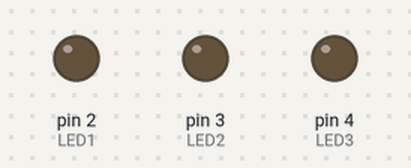
The sketch below on a simulated Arduino Uno, built with avr-gcc and run on an emulated ATmega328P. On the bench: output pins drawn as LEDs (lit = HIGH).

Above: at 3.0 s.
At 6.5 s:
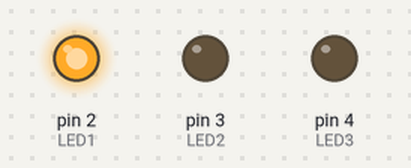
At 8.0 s:
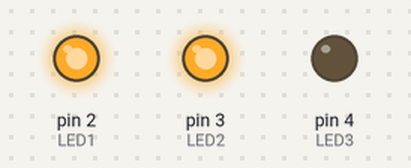
At 10.5 s:
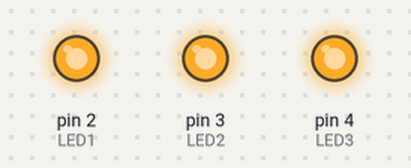
At 12.5 s:
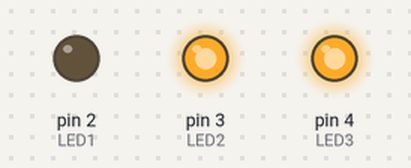
At 14.0 s:
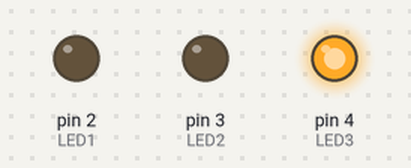
Timing chart, 0 to 15.6 s (numbered marks = the images above):
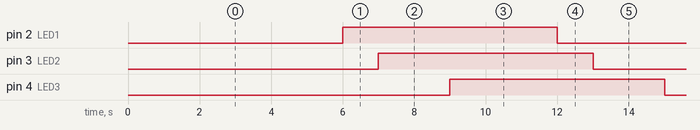

Measured:
- by itself, pin 2 (LED1), pin 3 (LED2), pin 4 (LED3): alternates HIGH for 6.0 s and LOW for 6.0 s
- by itself, everything shown: repeats every 12.0 s, in 6 steps

The sketch:

probar-led-serie.ino
```cpp
//Pines
#define LED1 2
#define LED2 3
#define LED3 4

void setup() {
  //Iniciamos el monitor serie
  Serial.begin(9600);
  //Modo entrada/salida de los pines
  pinMode(LED1, OUTPUT);
  pinMode(LED2, OUTPUT);
  pinMode(LED3, OUTPUT);
}

void loop() {
  apagarLED();
  prenderLED();
}

//Metodo apagar el LED
void apagarLED()
{
  digitalWrite(LED1, LOW);delay(1000);
  digitalWrite(LED2, LOW);delay(2000);
  digitalWrite(LED3, LOW);delay(3000);
 }
//Metodo probar LED
void prenderLED()
{
  digitalWrite(LED1, HIGH);delay(1000);
  digitalWrite(LED2, HIGH);delay(2000);
  digitalWrite(LED3, HIGH);delay(3000);
 }
```
